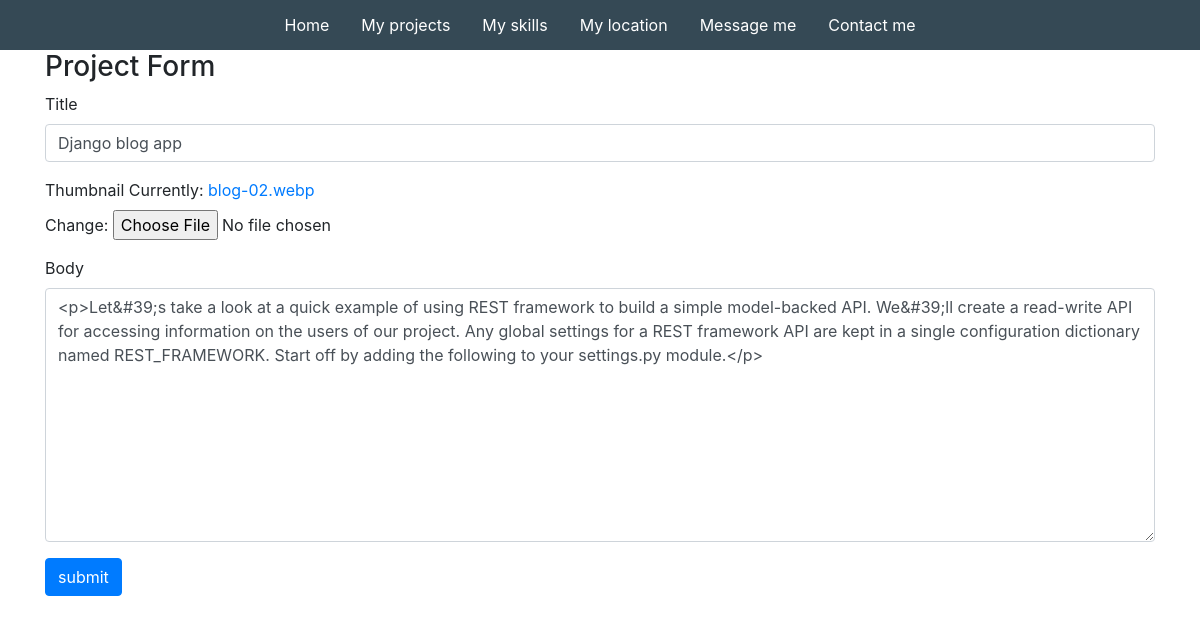
The page /edit-project/365f2a849c6045568551c7e9a221fd41/ on the database as committed earlier.
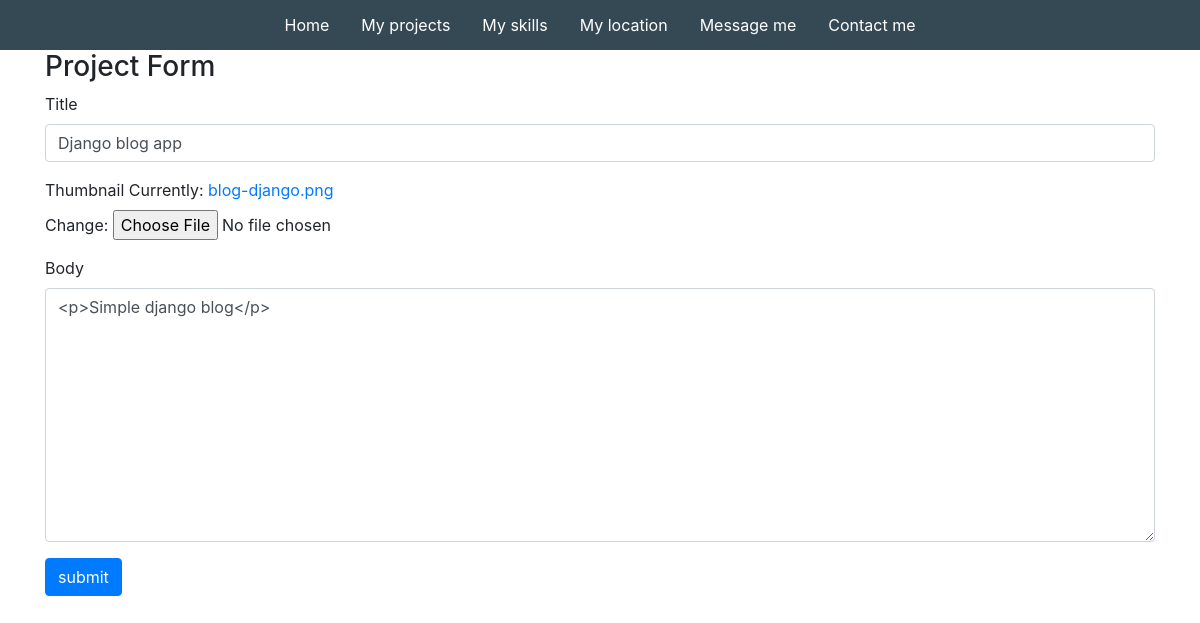
The same page on the database as committed later.
### base/models.py (models this page shows, shortened)
class Project(models.Model):
    title = models.CharField(max_length=200)
    thumbnail = models.ImageField(null=True)
    body = RichTextUploadingField()
    slug = models.SlugField(null=True, blank=True)
    created = models.DateTimeField(auto_now_add=True)
    id = models.UUIDField(default=uuid.uuid4, unique=True, primary_key=True, editable=False)

### base/views.py (the view)
# urls.py: path('edit-project/<str:pk>/', views.editProject, name="edit-project"),
def editProject(request, pk):
    project = Project.objects.get(id=pk)
    form = ProjectForm(instance=project)
    if request.method == "POST":
        form = ProjectForm(request.POST, request.FILES, instance=project)
        if form.is_valid():
            form.save()
            return redirect('base:home')
    context = {'form': form}
    return render(request, 'base/project_form.html', context)

### base/forms.py
class ProjectForm(ModelForm):
    class Meta:
        model = Project
        fields = ['title', 'thumbnail', 'body']
    def __init__(self, *args, **kwargs):
        super(ProjectForm, self).__init__(*args, **kwargs)
        self.fields['title'].widget.attrs.update(
            {'class': 'form-control'})
        self.fields['body'].widget.attrs.update(
            {'class': 'form-control', })

### base/templatetags/custom_tags.py (called while the page is built)
@register.simple_tag
def anchor(url_name, section_id):
    return reverse(url_name) + '#' + section_id

### base/templates/base/project_form.html (shortened to what this page needs)
{% extends 'base/main.html' %}
{% load static %}
{% block content %}
<div class="container">
    <h3>Project Form</h3>
    <form method="POST" enctype="multipart/form-data">
        {% for field in form %}
        <div class="mb-3">
            <label for="exampleInputPassword1" class="form-label">{{ field.label }}</label>
            {{ field }}
        </div>
        {% endfor %}
        <input class="btn btn-primary" type="submit" value="submit" >
    </form>
</div>
{% endblock content %}

Rows that differ between the two databases and show on the page:
changed Project "Django blog app": body "<p>Let&#39;s take a look at a quick example of using REST framework to build a simple model-backed API. We&#39;ll create a read-write API for accessing information on the users of our project. Any global settings for a REST framework API are kept in a single configuration dictionary named REST_FRAMEWORK. Start off by adding the following to your settings.py module.</p>" → "<p>Simple django blog</p>"
Other text that changed with them:
text no longer shown: "Currently: blog-02.webp Change:"
text now shown: "Currently: blog-django.png Change:"
